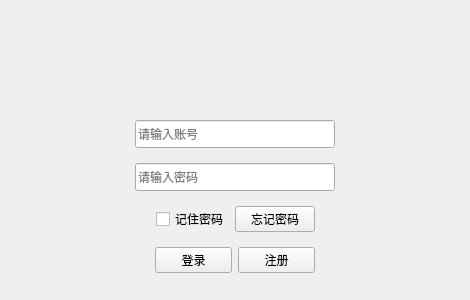
<?xml version="1.0" encoding="UTF-8"?>
<ui version="4.0">
 <class>UserLogin</class>
 <widget class="QWidget" name="UserLogin">
  <property name="geometry">
   <rect>
    <x>0</x>
    <y>0</y>
    <width>470</width>
    <height>300</height>
   </rect>
  </property>
  <property name="sizePolicy">
   <sizepolicy hsizetype="Fixed" vsizetype="Fixed">
    <horstretch>0</horstretch>
    <verstretch>0</verstretch>
   </sizepolicy>
  </property>
  <property name="minimumSize">
   <size>
    <width>470</width>
    <height>300</height>
   </size>
  </property>
  <property name="maximumSize">
   <size>
    <width>470</width>
    <height>300</height>
   </size>
  </property>
  <property name="windowTitle">
   <string>UserLogin</string>
  </property>
  <widget class="QWidget" name="titleWidget" native="true">
   <property name="geometry">
    <rect>
     <x>0</x>
     <y>0</y>
     <width>470</width>
     <height>80</height>
    </rect>
   </property>
   <property name="titleSkin" stdset="0">
    <bool>true</bool>
   </property>
  </widget>
  <widget class="QWidget" name="widget_2" native="true">
   <property name="geometry">
    <rect>
     <x>0</x>
     <y>80</y>
     <width>470</width>
     <height>220</height>
    </rect>
   </property>
   <property name="sizePolicy">
    <sizepolicy hsizetype="Fixed" vsizetype="Fixed">
     <horstretch>0</horstretch>
     <verstretch>0</verstretch>
    </sizepolicy>
   </property>
   <property name="minimumSize">
    <size>
     <width>470</width>
     <height>220</height>
    </size>
   </property>
   <property name="maximumSize">
    <size>
     <width>470</width>
     <height>220</height>
    </size>
   </property>
   <property name="bottomSkin" stdset="0">
    <bool>true</bool>
   </property>
   <layout class="QVBoxLayout" name="verticalLayout">
    <property name="spacing">
     <number>11</number>
    </property>
    <property name="leftMargin">
     <number>0</number>
    </property>
    <property name="topMargin">
     <number>36</number>
    </property>
    <property name="rightMargin">
     <number>0</number>
    </property>
    <property name="bottomMargin">
     <number>20</number>
    </property>
    <item>
     <layout class="QHBoxLayout" name="horizontalLayout">
      <item>
       <spacer name="horizontalSpacer">
        <property name="orientation">
         <enum>Qt::Horizontal</enum>
        </property>
        <property name="sizeHint" stdset="0">
         <size>
          <width>40</width>
          <height>20</height>
         </size>
        </property>
       </spacer>
      </item>
      <item>
       <widget class="QLineEdit" name="editUserAccount">
        <property name="minimumSize">
         <size>
          <width>200</width>
          <height>28</height>
         </size>
        </property>
        <property name="maxLength">
         <number>32</number>
        </property>
        <property name="placeholderText">
         <string>请输入账号</string>
        </property>
       </widget>
      </item>
      <item>
       <spacer name="horizontalSpacer_2">
        <property name="orientation">
         <enum>Qt::Horizontal</enum>
        </property>
        <property name="sizeHint" stdset="0">
         <size>
          <width>40</width>
          <height>20</height>
         </size>
        </property>
       </spacer>
      </item>
     </layout>
    </item>
    <item>
     <layout class="QHBoxLayout" name="horizontalLayout_2">
      <item>
       <spacer name="horizontalSpacer_3">
        <property name="orientation">
         <enum>Qt::Horizontal</enum>
        </property>
        <property name="sizeHint" stdset="0">
         <size>
          <width>40</width>
          <height>20</height>
         </size>
        </property>
       </spacer>
      </item>
      <item>
       <widget class="QLineEdit" name="editPassword">
        <property name="minimumSize">
         <size>
          <width>200</width>
          <height>28</height>
         </size>
        </property>
        <property name="maxLength">
         <number>32</number>
        </property>
        <property name="echoMode">
         <enum>QLineEdit::Password</enum>
        </property>
        <property name="placeholderText">
         <string>请输入密码</string>
        </property>
       </widget>
      </item>
      <item>
       <spacer name="horizontalSpacer_4">
        <property name="orientation">
         <enum>Qt::Horizontal</enum>
        </property>
        <property name="sizeHint" stdset="0">
         <size>
          <width>40</width>
          <height>20</height>
         </size>
        </property>
       </spacer>
      </item>
     </layout>
    </item>
    <item>
     <layout class="QHBoxLayout" name="horizontalLayout_3">
      <item>
       <spacer name="horizontalSpacer_7">
        <property name="orientation">
         <enum>Qt::Horizontal</enum>
        </property>
        <property name="sizeHint" stdset="0">
         <size>
          <width>40</width>
          <height>20</height>
         </size>
        </property>
       </spacer>
      </item>
      <item>
       <widget class="QCheckBox" name="checkBox">
        <property name="text">
         <string>记住密码</string>
        </property>
       </widget>
      </item>
      <item>
       <widget class="QPushButton" name="forgetWordbtn">
        <property name="maximumSize">
         <size>
          <width>88</width>
          <height>16777215</height>
         </size>
        </property>
        <property name="text">
         <string>忘记密码</string>
        </property>
       </widget>
      </item>
      <item>
       <spacer name="horizontalSpacer_8">
        <property name="orientation">
         <enum>Qt::Horizontal</enum>
        </property>
        <property name="sizeHint" stdset="0">
         <size>
          <width>40</width>
          <height>20</height>
         </size>
        </property>
       </spacer>
      </item>
     </layout>
    </item>
    <item>
     <layout class="QHBoxLayout" name="horizontalLayout_4">
      <item>
       <spacer name="horizontalSpacer_5">
        <property name="orientation">
         <enum>Qt::Horizontal</enum>
        </property>
        <property name="sizeHint" stdset="0">
         <size>
          <width>40</width>
          <height>20</height>
         </size>
        </property>
       </spacer>
      </item>
      <item>
       <widget class="QPushButton" name="loginBtn">
        <property name="minimumSize">
         <size>
          <width>0</width>
          <height>0</height>
         </size>
        </property>
        <property name="maximumSize">
         <size>
          <width>77</width>
          <height>16777215</height>
         </size>
        </property>
        <property name="text">
         <string>登录</string>
        </property>
       </widget>
      </item>
      <item>
       <widget class="QPushButton" name="registBtn">
        <property name="maximumSize">
         <size>
          <width>77</width>
          <height>16777215</height>
         </size>
        </property>
        <property name="text">
         <string>注册</string>
        </property>
       </widget>
      </item>
      <item>
       <spacer name="horizontalSpacer_6">
        <property name="orientation">
         <enum>Qt::Horizontal</enum>
        </property>
        <property name="sizeHint" stdset="0">
         <size>
          <width>40</width>
          <height>20</height>
         </size>
        </property>
       </spacer>
      </item>
     </layout>
    </item>
   </layout>
  </widget>
 </widget>
 <layoutdefault spacing="6" margin="11"/>
 <resources/>
 <connections/>
</ui>
